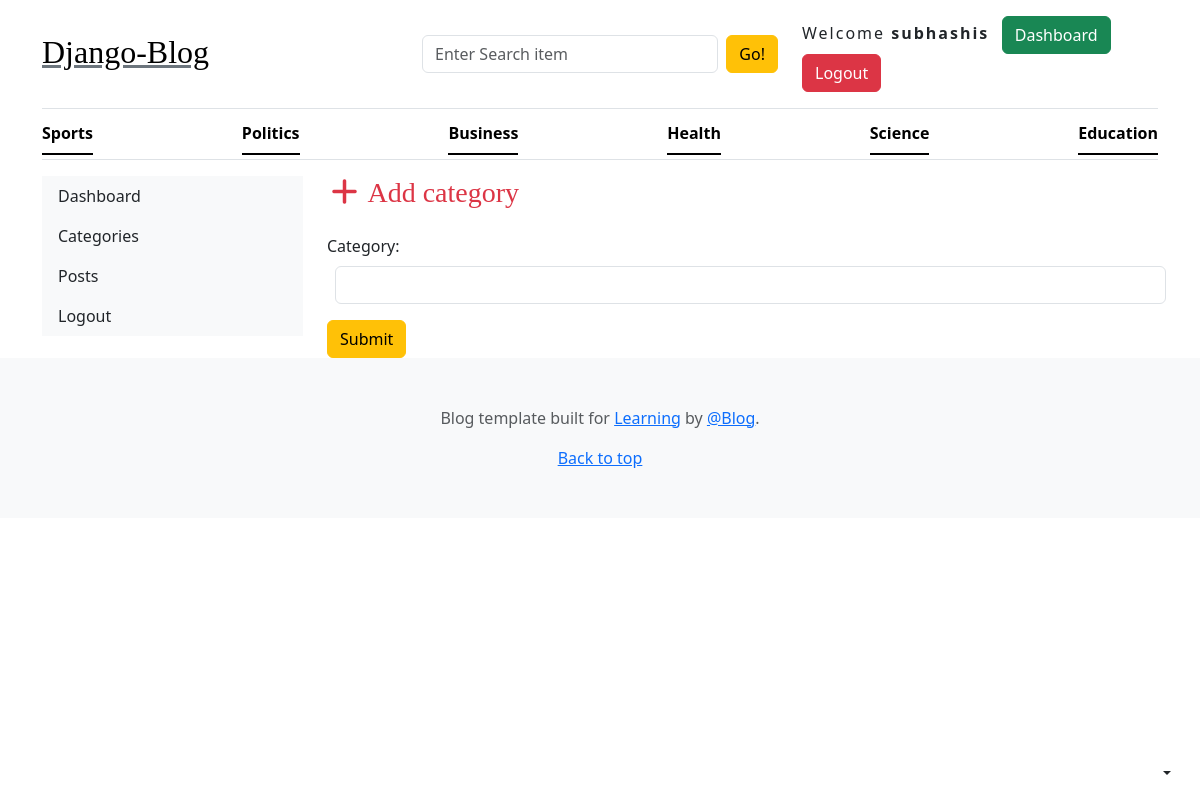
The page /dashboard/add_category/ (signed in) on the database its author committed.
### blogs_app/models.py (models this page shows, shortened)
class category(models.Model):
    category=models.CharField(max_length=50)
    created_at=models.DateTimeField(auto_now_add=True)
    updated_at=models.DateTimeField(auto_now=True)
    class Meta:
        verbose_name_plural='Categories'

### dashboard/views.py (the view, shortened to what this page needs)
# urls.py: path('add_category/',views.add_category.as_view(),name='add_category'),
@method_decorator(login_required,name='dispatch')
class add_category(View):
    def get(self,request):
      form=add_category_form()
      return render(request,"add_category.html",{'form':form})

### dashboard/forms.py
class add_category_form(forms.ModelForm):
     category=forms.CharField(label='Category',widget=forms.TextInput(attrs={
          'class':'form-control m-2'
     }))
     class Meta:
          model=category
          fields=['category']

### blogs_app/context_processors.py (called while the page is built)
def get_category(request):
    categories=category.objects.all()
    return dict(categories=categories)

def get_social(request):
    social=Social.objects.all()
    return dict(social=social)

### templates/add_category.html (shortened to what this page needs)
{% extends 'base.html' %}
{% block content %}
<div class="container">
    <div class="row">
         {% include 'sidebar.html' %}
         <div class="col-md-9">
         <h3 class="text-danger mb-4"><i class="fa fa-add"></i> Add category</h3>
         <form action="" method="post">
               {% for field in form %}
        <div class="mb-3">
            {{ field.label_tag }}
            {{ field }}
        </div>
        {% endfor %}
            <button type="submit" class="btn btn-warning">Submit</button>
         </form>
         </div>
    </div>
</div>
{% endblock %}

### templates/base.html (shortened to what this page needs)
{% load static %}
<!DOCTYPE html>
<html lang="en">
<head>
  <link rel="stylesheet" href="https://cdn.jsdelivr.net/npm/bootstrap@5.3.8/dist/css/bootstrap.min.css">
  <link rel="stylesheet" href="/static/css/blog.css">
  <link rel="stylesheet" href="https://cdnjs.cloudflare.com/ajax/libs/font-awesome/7.0.1/css/all.min.css"
 />
</head>
<body>
  <div class="dropdown position-fixed bottom-0 end-0 mb-3 me-3 bd-mode-toggle">
    <button class="btn btn-bd-primary py-2 dropdown-toggle d-flex align-items-center" id="bd-theme" type="button"
      aria-expanded="false" data-bs-toggle="dropdown" aria-label="Toggle theme (auto)">
    </button>
  </div>
  <div class="container">
    <header class="border-bottom lh-1 py-3">
      <div class="row flex-nowrap justify-content-between align-items-center">
        <div class="col-4 pt-1">
          <h2> <a class="link-secondary text-black" href="{% url 'home' %}">Django-Blog</a></h2>
        </div>
        <div class="col-12 col-md-4">
          <form action="{% url 'search' %}" method="get" class="d-flex flex-column flex-sm-row gap-2">
            <input type="text" name="keyword" id="keyword" placeholder="Enter Search item" class="form-control">
            <button type="submit" class="btn btn-warning flex-shrink-0" id="button-search">
              Go!
            </button>
          </form>
        </div>
        <div class="col-12 col-md-4">
          <div class="d-flex justify-content-center justify-content-md-end gap-2">
            {% if not request.user.is_authenticated %}
            <a class="btn btn-outline-danger" href="{% url 'registration' %}">Register</a>
            <a class="btn btn-outline-success" href="{% url 'login' %}">Login</a>
            {% else %}
            <div>
              <span style="letter-spacing: 2px;">Welcome <B>{{request.user}}</B></span> &nbsp;
              {% if request.user.is_superuser or request.user.is_staff %}
              <span><a href="{% url 'dashboard' %}" class="btn btn-success">Dashboard</a></span>
              {% endif %}
              <span><a href="{% url 'logout' %}" class="btn btn-danger">Logout</a></span>
            </div>
            {% endif %}
          </div>
        </div>
      </div>
    </header>
    <div class="nav-scroller py-1 mb-3 border-bottom">
      <nav class="nav nav-underline justify-content-between">
        {% for i in categories %}
        <a class="nav-item nav-link link-body-emphasis active" href="{% url 'posts_category' i.id %}">{{i.category}}</a>
        {% endfor %}
      </nav>
    </div>
  </div>
  {% block content %}
  {% endblock %}
  <footer class="py-5 text-center text-body-secondary bg-body-tertiary">
    <p>
      Blog template built for
      <a href="https://getbootstrap.com/">Learning</a> by
      <a href="https://x.com/mdo">@Blog</a>.
    </p>
    <p class="mb-0"><a href="#">Back to top</a></p>
  </footer>
</body>
</html>

### static/css/blog.css (style rules this page uses)
h1, h2, h3, h4, h5, h6 { font-family: "Playfair Display", Georgia, "Times New Roman", serif; }

### rows shown on the page
category: category "Sports"
category: category "Politics"
category: category "Business"
category: category "Health"
category: category "Science"
category: category "Education"

### other values the page prints
{{ request.user }} "subhashis"
{{ field.label_tag }} "Category:"
